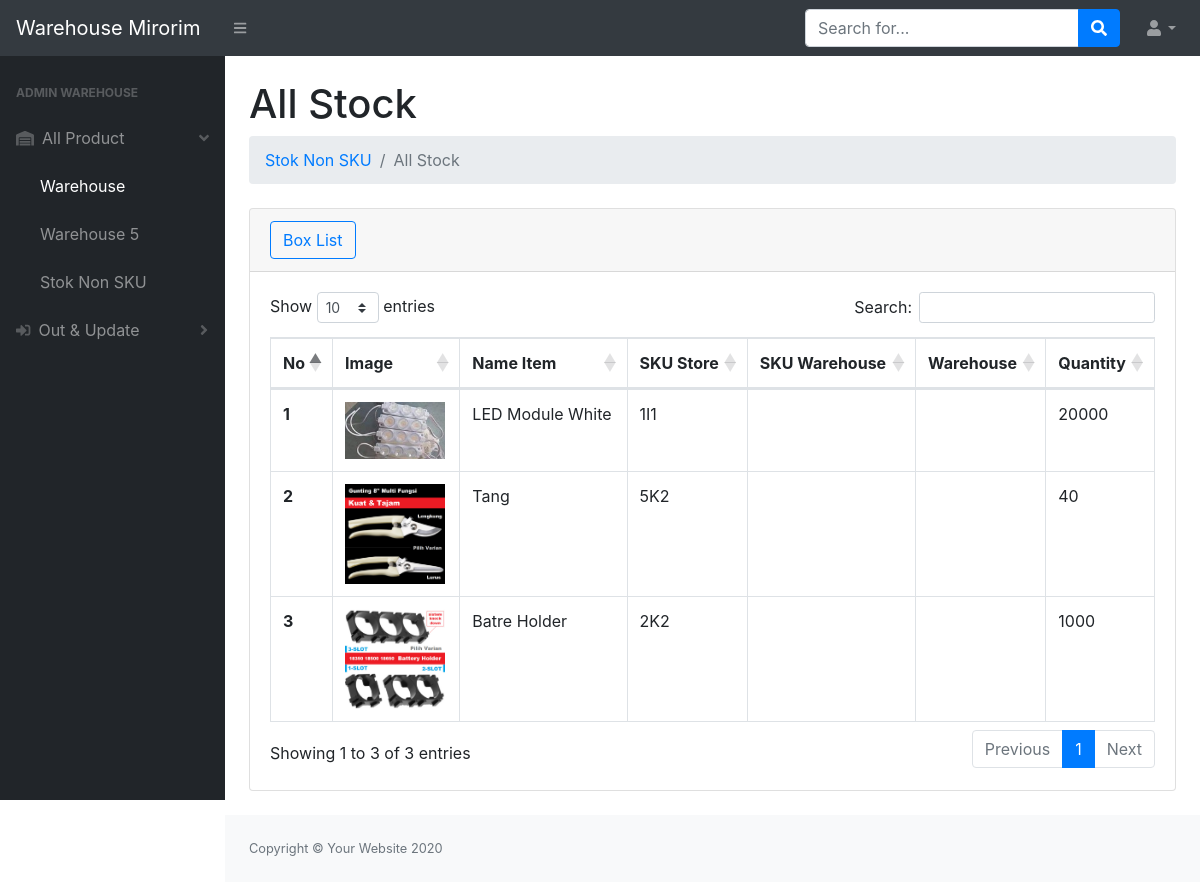
Page /gudang/index.php (signed in) on the earlier database version.
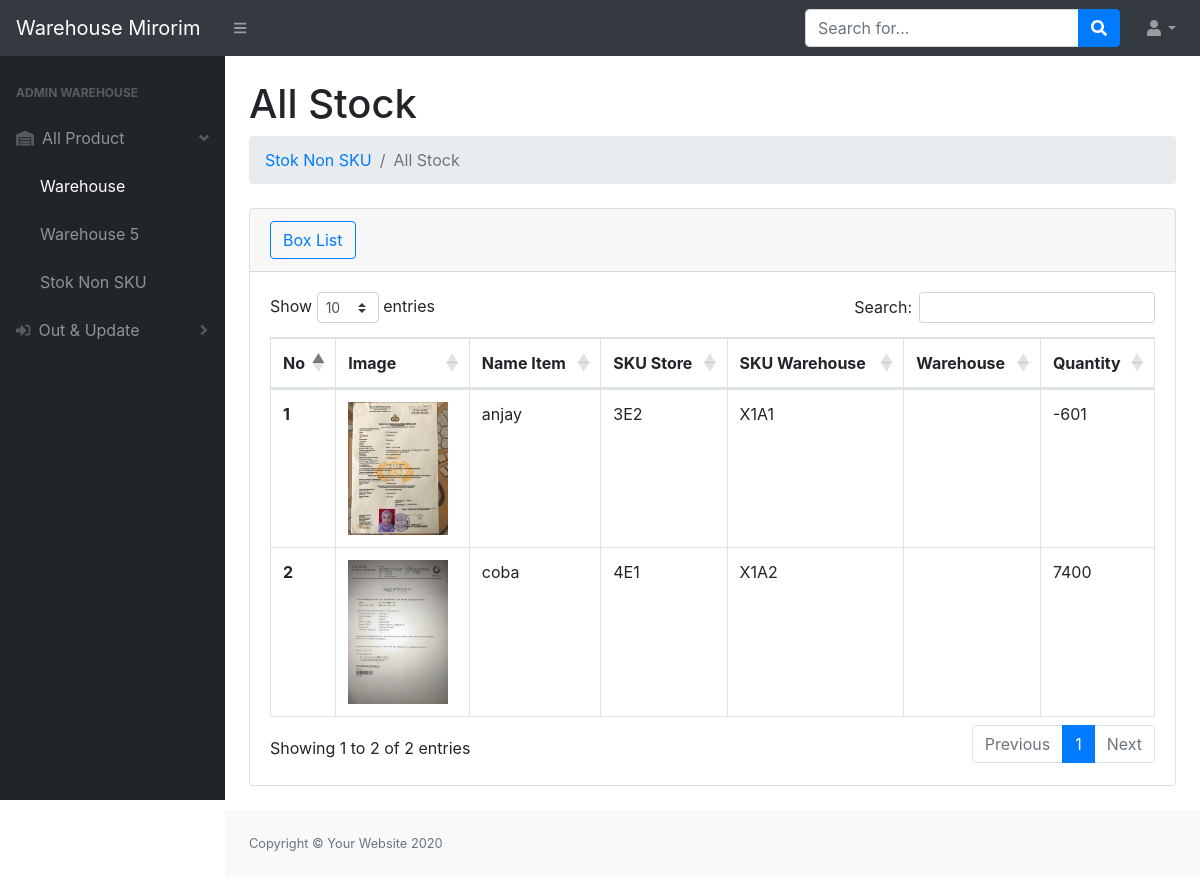
Same page on the later database version.
### tables this page shows
CREATE TABLE `stok` (
  `idbarang` int(11) NOT NULL,
  `image` varchar(2000) NOT NULL,
  `nama` varchar(200) NOT NULL,
  `sku` varchar(20) NOT NULL,
  `skug` varchar(20) NOT NULL,
  `gudang` varchar(200) NOT NULL,
  `quantity` int(11) NOT NULL
);

### gudang/index.php (the view, shortened to what this page needs)
<?php
require '../assets/php/function.php';
?>
<!DOCTYPE html>
<html lang="en">
    <head>
        <link href="https://cdn.jsdelivr.net/npm/bootstrap@5.3.0-alpha1/dist/css/bootstrap.min.css" rel="stylesheet">
        <link href="../css/styles.css" rel="stylesheet" />
        <link href="https://cdn.datatables.net/1.10.20/css/dataTables.bootstrap4.min.css" rel="stylesheet" />
    </head>
    <body class="sb-nav-fixed">
        <nav class="sb-topnav navbar navbar-expand navbar-dark bg-dark">
            <a class="navbar-brand" href="index.php">Warehouse Mirorim</a>
            <button class="btn btn-link btn-sm order-1 order-lg-0" id="sidebarToggle" href="#"><i class="fas fa-bars"></i></button>
            <form class="d-none d-md-inline-block form-inline ml-auto mr-0 mr-md-3 my-2 my-md-0">
                <div class="input-group">
                    <input class="form-control" type="text" placeholder="Search for..." aria-label="Search" aria-describedby="basic-addon2" />
                    <div class="input-group-append">
                        <button class="btn btn-primary" type="button"><i class="fas fa-search"></i></button>
                    </div>
                </div>
            </form>
            <ul class="navbar-nav ml-md-0">
                <li class="nav-item dropdown">
                    <a class="nav-link dropdown-toggle" id="userDropdown" href="#" role="button" data-toggle="dropdown" aria-haspopup="true" aria-expanded="false"><i class="fas fa-user fa-fw"></i></a>
                </li>
            </ul>
        </nav>
        <div id="layoutSidenav">
            <div id="layoutSidenav_nav">
                <nav class="sb-sidenav accordion sb-sidenav-dark" id="sidenavAccordion">
                    <div class="sb-sidenav-menu">
                        <div class="nav">
                        <div class="sb-sidenav-menu-heading">Admin Warehouse</div>
                            <a class="nav-link collapse" href="#" data-toggle="collapse" data-target="#collapseLayouts" aria-expanded="false" aria-controls="collapseLayouts">
                                <div class="sb-nav-link-icon"><i class="fas fa-warehouse"></i></div>
                                    All Product
                                <div class="sb-sidenav-collapse-arrow"><i class="fas fa-angle-down"></i></div>
                            </a>
                            <div class="collapsed" id="collapseLayouts" aria-labelledby="headingOne" data-parent="#sidenavAccordion">
                                <nav class="sb-sidenav-menu-nested nav">
                                    <a class="nav-link" href="index.php">Warehouse</a>
                                    <a class="nav-link" href="gudang5.php">Warehouse 5</a>
                                    <a class="nav-link" href="stoknonsku.php">Stok Non SKU</a>
                                </nav>
                            </div>
                            <a class="nav-link collapsed" href="#" data-toggle="collapse" data-target="#collapsePages" aria-expanded="false" aria-controls="collapsePages">
                                <div class="sb-nav-link-icon"><i class="fas fa-sign-in-alt"></i></div>
                                Out & Update
                                <div class="sb-sidenav-collapse-arrow"><i class="fas fa-angle-down"></i></div>
                            </a>
                </nav>
            </div>
            <div id="layoutSidenav_content">
                <main>
                    <div class="container-fluid">
                        <h1 class="mt-4">All Stock</h1>
                        <ol class="breadcrumb mb-4">
                            <li class="breadcrumb-item"><a href="stoknonsku.php">Stok Non SKU</a></li>
                            <li class="breadcrumb-item active">All Stock</li>
                        </ol>
                        <div class="card mb-4">
                            <div class="card-header">
                                <a type="button" class="btn btn-outline-primary" href="boxlist.php">Box List</a>
                            </div>
                            <div class="card-body">
                                <div class="table-responsive">
                                    <table class="table table-hover table-bordered" id="dataTable" width="100%" cellspacing="0">
                                        <thead>
                                            <tr>
                                                <th>No</th>
                                                <th>Image</th>
                                                <th>Name Item</th>
                                                <th>SKU Store</th>
                                                <th>SKU Warehouse</th>
                                                <th>Warehouse</th>
                                                <th>Quantity</th>
                                            </tr>
                                        </thead>
                                        <tbody>
                                            <?php
                                             $ambildata = mysqli_query($konek,"SELECT * FROM stok WHERE sku<>0");
                                             $i = 1;
                                             while($data=mysqli_fetch_array($ambildata)){
                                                $idb = $data['idbarang'];
                                                $nama = $data['nama'];
                                                $skutoko = $data['sku'];
                                                $skugudang = $data['skug'];
                                                $gudang = $data['gudang'];
                                                $quantity = $data['quantity'];
                                                $gambar = $data['image'];
                                                if($gambar==null){
                                                    $img = '<img src="../assets/img/noimageavailable.png" class="zoomable">';
                                                } else {
                                                    $img ='<img src="../images/'.$gambar.'" class="zoomable">';
                                                }
                                            ?>
                                            <tr data-bs-toggle="modal" data-bs-target="#largeModal<?=$idb;?>">
                                                <th><?=$i++?></th>
                                                <td><?=$img;?></td>
                                                <td><?=$nama?></td>
                                                <td class="text-uppercase"><?=$skutoko?></td>
                                                <td class="text-uppercase"><?=$skugudang?></td>
                                                <td><?=$gudang?></td>
                                                <td><?=$quantity?></td>
                                            </tr>
                                            <div class="modal fade" id="largeModal<?=$idb;?>" tabindex="-1">
                                            <div class="modal-dialog modal-lg">
                                            <div class="modal-content">
                                            <?php
                                            }
                                            ?>
                                        </tbody>
                                    </table>
                                </div>
                            </div>
                        </div>
                    </div>
                </main>
                <footer class="py-4 bg-light mt-auto">
                    <div class="container-fluid">
                        <div class="d-flex align-items-center justify-content-between small">
                            <div class="text-muted">Copyright &copy; Your Website 2020</div>
                        </div>
                    </div>
                </footer>
            </div>
        </div>
    </body>
</html>

### gudang/index.php (style rules this page uses)
.zoomable { width: 100px; }

Differences in the rows shown:
removed stok: image (picture), nama "LED Module White", sku "1I1", quantity "20000"
removed stok: image (picture), nama "Tang", sku "5K2", quantity "40"
removed stok: image (picture), nama "Batre Holder", sku "2K2", quantity "1000"
added stok: image (picture), nama "anjay", sku "3E2", skug "X1A1", quantity "-601"
added stok: image (picture), nama "coba", sku "4E1", skug "X1A2", quantity "7400"
Other differences:
text written by a page script: "Show entries Search: Showing 1 to 3 of 3 entries Previous 1 Next" → "Show entries Search: Showing 1 to 2 of 2 entries Previous 1 Next"
